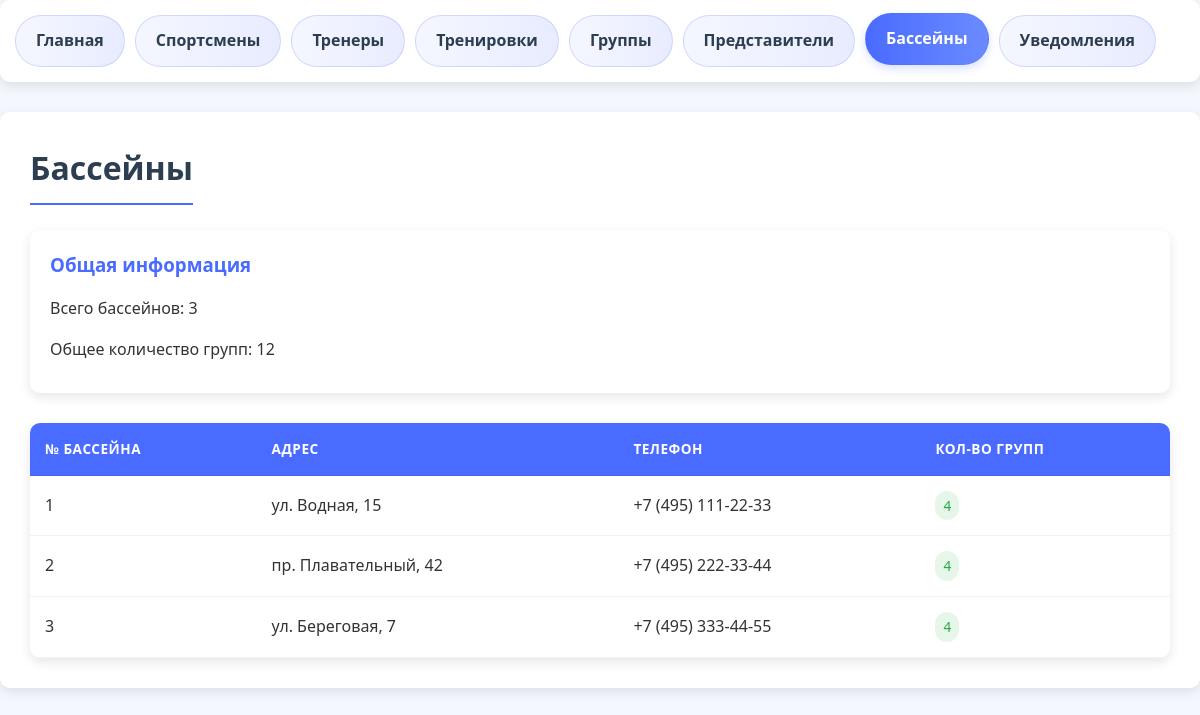
Page /t3/pools.php on the committed database.
### src/t3/pools.php (the view, shortened to what this page needs)
<?php
require_once 't3/db_connection.php';
$sort = isset($_GET['sort']) ? $_GET['sort'] : 'Код_бассейна';
$order = isset($_GET['order']) ? $_GET['order'] : 'ASC';
$sql = "SELECT b.*, COUNT(g.Код_группы) AS groups_count
        FROM Бассейны b
        LEFT JOIN Группы g ON b.Код_бассейна = g.Код_бассейна
        GROUP BY b.Код_бассейна
        ORDER BY $sort $order";
$stmt = $conn->prepare($sql);
$stmt->execute();
$pools = $stmt->fetchAll();
?>
<!DOCTYPE html>
<html>
<head>
</head>
<body>
    <div class="menu">
        <a href="index.php">Главная</a>
        <a href="sportsmen.php">Спортсмены</a>
        <a href="trainers.php">Тренеры</a>
        <a href="workouts.php">Тренировки</a>
        <a href="groups.php">Группы</a>
        <a href="representatives.php">Представители</a>
        <a href="pools.php" class="active">Бассейны</a>
        <a href="notifications.php">Уведомления</a>
    </div>
    <div class="content">
        <h1>Бассейны</h1>
        <div class="pool-info">
            <h3>Общая информация</h3>
            <p>Всего бассейнов: <?= count($pools) ?></p>
            <p>Общее количество групп: <?= array_sum(array_column($pools, 'groups_count')) ?></p>
        </div>
        <table>
            <thead>
                <tr>
                    <th>
                        <a href="?sort=Код_бассейна&order=<?= $sort === 'Код_бассейна' && $order === 'ASC' ? 'DESC' : 'ASC' ?>">
                            № Бассейна
                        </a>
                    </th>
                    <th>
                        <a href="?sort=Адрес_бассейна&order=<?= $sort === 'Адрес_бассейна' && $order === 'ASC' ? 'DESC' : 'ASC' ?>">
                            Адрес
                        </a>
                    </th>
                    <th>Телефон</th>
                    <th>Кол-во групп</th>
                </tr>
            </thead>
            <tbody>
                <?php foreach ($pools as $pool): ?>
                    <tr>
                        <td><?= htmlspecialchars($pool['Код_бассейна']) ?></td>
                        <td><?= htmlspecialchars($pool['Адрес_бассейна']) ?></td>
                        <td><?= htmlspecialchars($pool['Телефон_администратора']) ?></td>
                        <td><span class="badge"><?= htmlspecialchars($pool['groups_count']) ?></span></td>
                    </tr>
                <?php endforeach; ?>
            </tbody>
        </table>
    </div>
</body>
</html>

### src/t3/pools.php (style rules this page uses)
:root { --primary-color: #4a6bff; --secondary-color: #ff6b6b; --dark-color: #2c3e50; --light-color: #f8f9fa; --success-color: #28a745; --warning-color: #ffc107; --danger-color: #dc3545; --border-radius: 10px; --box-shadow: 0 4px 12px rgba(0, 0, 0, 0.1); --transition: all 0.3s ease; }
body { font-family: 'Segoe UI', Tahoma, Geneva, Verdana, sans-serif; margin: 0; padding: 0; background-color: #f5f7ff; color: #333; line-height: 1.6; }
.menu { background: white; padding: 15px; margin-bottom: 30px; border-radius: var(--border-radius); box-shadow: var(--box-shadow); display: flex; flex-wrap: wrap; gap: 10px; }
.menu a { display: inline-block; padding: 12px 20px; text-decoration: none; color: var(--dark-color); border-radius: 50px; background: linear-gradient(to right, #f5f7ff, #e8ecff); font-weight: 600; transition: var(--transition); border: 1px solid rgba(74, 107, 255, 0.2); }
.menu a:hover, .menu a.active { background: linear-gradient(to right, var(--primary-color), #6a8bff); color: white; transform: translateY(-2px); box-shadow: 0 4px 8px rgba(74, 107, 255, 0.2); }
.content { background: white; padding: 30px; border-radius: var(--border-radius); box-shadow: var(--box-shadow); margin-bottom: 30px; }
h1, h2, h3 { color: var(--dark-color); margin-top: 0; }
h1 { border-bottom: 2px solid var(--primary-color); padding-bottom: 10px; margin-bottom: 25px; display: inline-block; }
table { width: 100%; border-collapse: separate; border-spacing: 0; margin-top: 25px; background: white; border-radius: var(--border-radius); overflow: hidden; box-shadow: var(--box-shadow); }
th, td { padding: 15px; text-align: left; border-bottom: 1px solid rgba(0, 0, 0, 0.05); }
th { background-color: var(--primary-color); color: white; font-weight: 600; text-transform: uppercase; font-size: 0.85em; letter-spacing: 0.5px; }
th a { text-decoration: none; color: white; }
.badge { display: inline-block; padding: 4px 8px; border-radius: 12px; font-size: 0.85em; font-weight: 500; background: #e6f7ea; color: #28a745; }
.pool-info { margin-bottom: 30px; padding: 20px; background: white; border-radius: var(--border-radius); box-shadow: var(--box-shadow); }
.pool-info h3 { margin-bottom: 15px; color: var(--primary-color); }
.pool-info p { margin-bottom: 10px; }

### rows in the picture
бассейны: Код_бассейна "1", Адрес_бассейна "ул. Водная, 15", Телефон_администратора "+7 (495) 111-22-33", groups_count "4"
бассейны: Код_бассейна "2", Адрес_бассейна "пр. Плавательный, 42", Телефон_администратора "+7 (495) 222-33-44", groups_count "4"
бассейны: Код_бассейна "3", Адрес_бассейна "ул. Береговая, 7", Телефон_администратора "+7 (495) 333-44-55", groups_count "4"

### other values in the picture
count($pools) "3"
array_sum(array_column($pools, 'groups_count')) "12"
